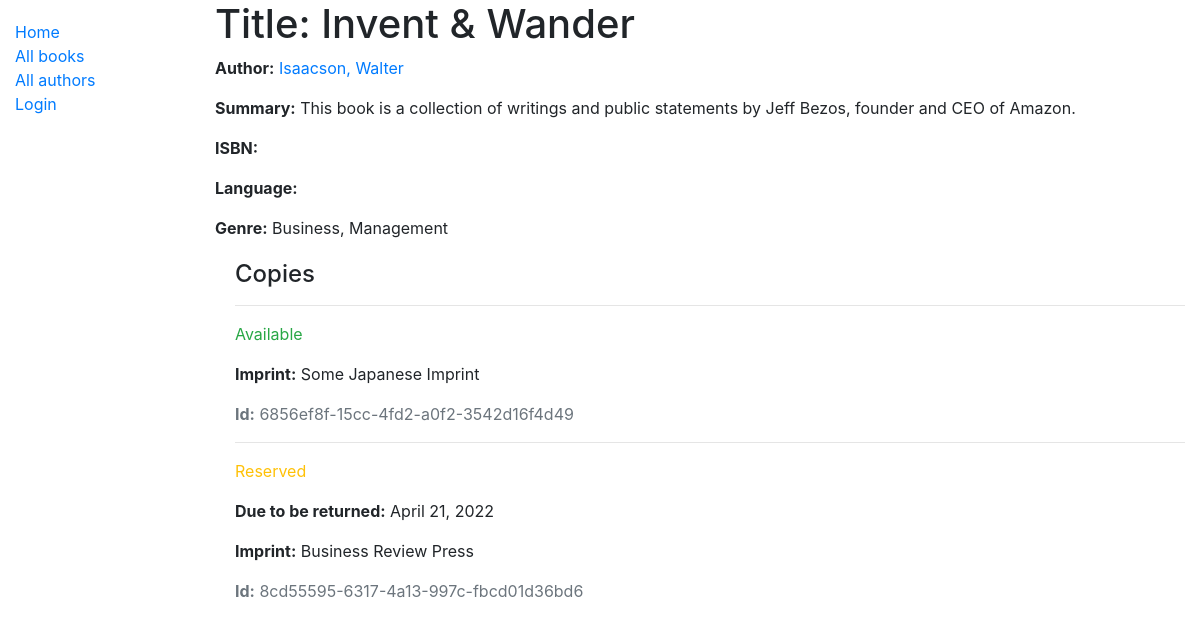
Page /catalog/book/3 on the earlier database version.
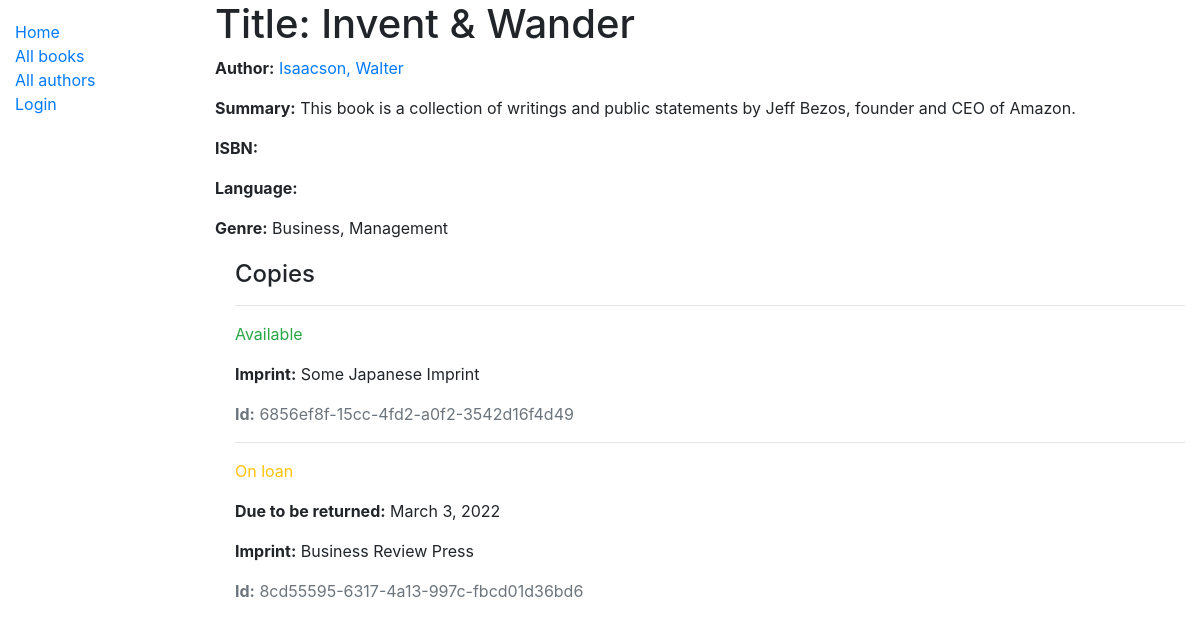
Same page on the later database version.
### catalog/models.py (models this page shows, shortened)
class BookInstance(models.Model):
    id = models.UUIDField(
        primary_key=True,
        default=uuid.uuid4,
        help_text='Unique ID for this particular book across whole library'
    )
    book = models.ForeignKey('Book', on_delete=models.RESTRICT, null=True)
    imprint = models.CharField(max_length=200)
    due_back = models.DateField(null=True, blank=True)
    LOAN_STATUS = (
        ('m', 'Maintenance'),
        ('o', 'On loan'),
        ('a', 'Available'),
        ('r', 'Reserved'),
    )
    status = models.CharField(
        max_length=1,
        choices=LOAN_STATUS,
        blank=True,
        default='m',
        help_text='Book availability',
    )
    borrower = models.ForeignKey(
        User,
        on_delete=models.SET_NULL,
        null=True,
        blank=True
    )
    class Meta:
        ordering = ['due_back']
        permissions = (
            ("can_mark_returned", "Set book as returned"),
        )

### catalog/views.py (the view)
# urls.py: path('book/<int:pk>', views.BookDetailView.as_view(), name='book-detail'),
class BookDetailView(generic.DetailView):
    model = Book

### catalog/models.py (called while the page is built)
    def __str__(self):
        return self.name

    def get_absolute_url(self):
        return reverse('author-detail', args=[str(self.id)])

    def __str__(self):
        return f'{self.last_name}, {self.first_name}'

### catalog/templates/catalog/book_detail.html
{% extends "base_generic.html" %}
{% block content %}
  <h1>Title: {{ book.title }}</h1>
  <p><strong>Author:</strong> <a href="{{ book.author.get_absolute_url }}">{{ book.author }}</a></p>
  <p><strong>Summary:</strong> {{ book.summary }}</p>
  <p><strong>ISBN:</strong> {{ book.isnb }}</p>
  <p><strong>Language:</strong> {{ book.language }}</p>
  <p><strong>Genre:</strong> {{ book.genre.all|join:", "}}</p>
  <div style="margin-left:20px;margin-top:20px">
    <h4>Copies</h4>
    {% for copy in book.bookinstance_set.all %}
      <hr>
      <p class="{% if copy.status == 'a' %}text-success{% elif copy.status == 'm' %}text-danger{% else %}text-warning{% endif %}">
        {{ copy.get_status_display }}
      </p>
      {% if copy.status != 'a' %}
        <p><strong>Due to be returned:</strong> {{ copy.due_back }}</p>
      {% endif %}
      <p><strong>Imprint:</strong> {{ copy.imprint }}</p>
      <p class="text-muted"><strong>Id:</strong> {{ copy.id }}</p>
    {% endfor %}
  </div>
  {% endblock %}

Differences in the rows shown:
changed BookInstance "Business Review Press": status "Reserved" → "On loan"; due_back "April 21, 2022" → "March 3, 2022"
